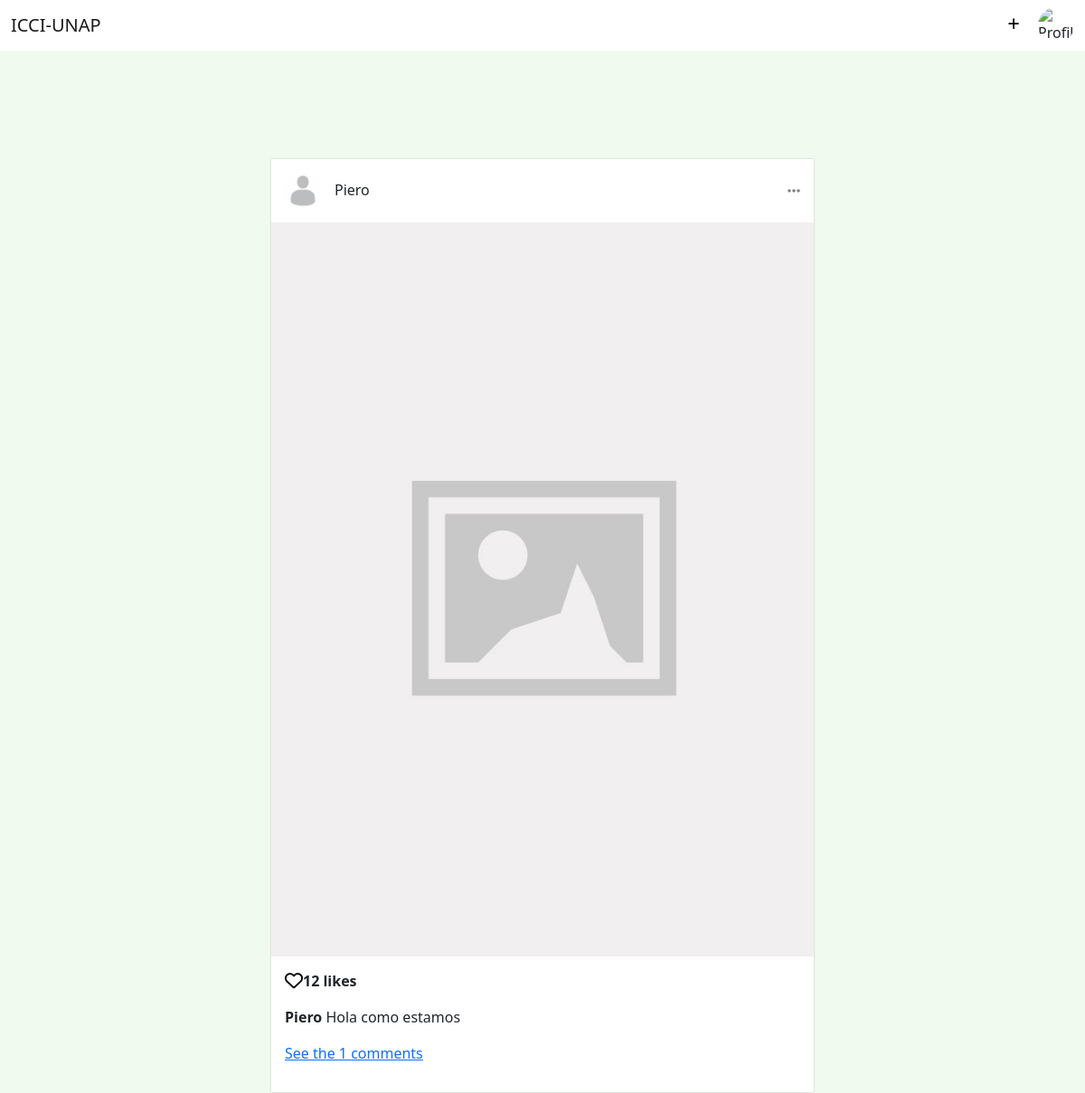
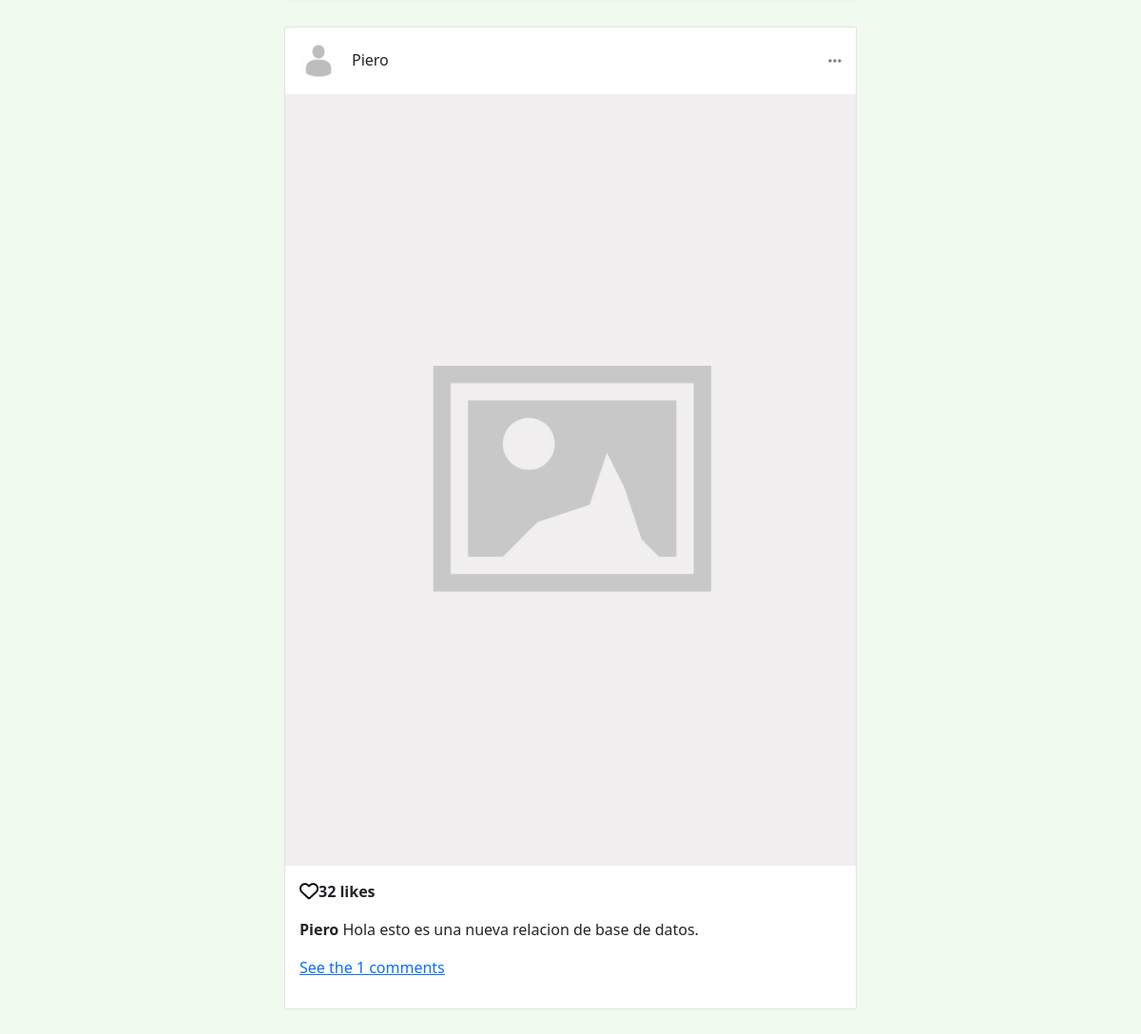
The app's page /posts/, older data (2 pictures, top to bottom).
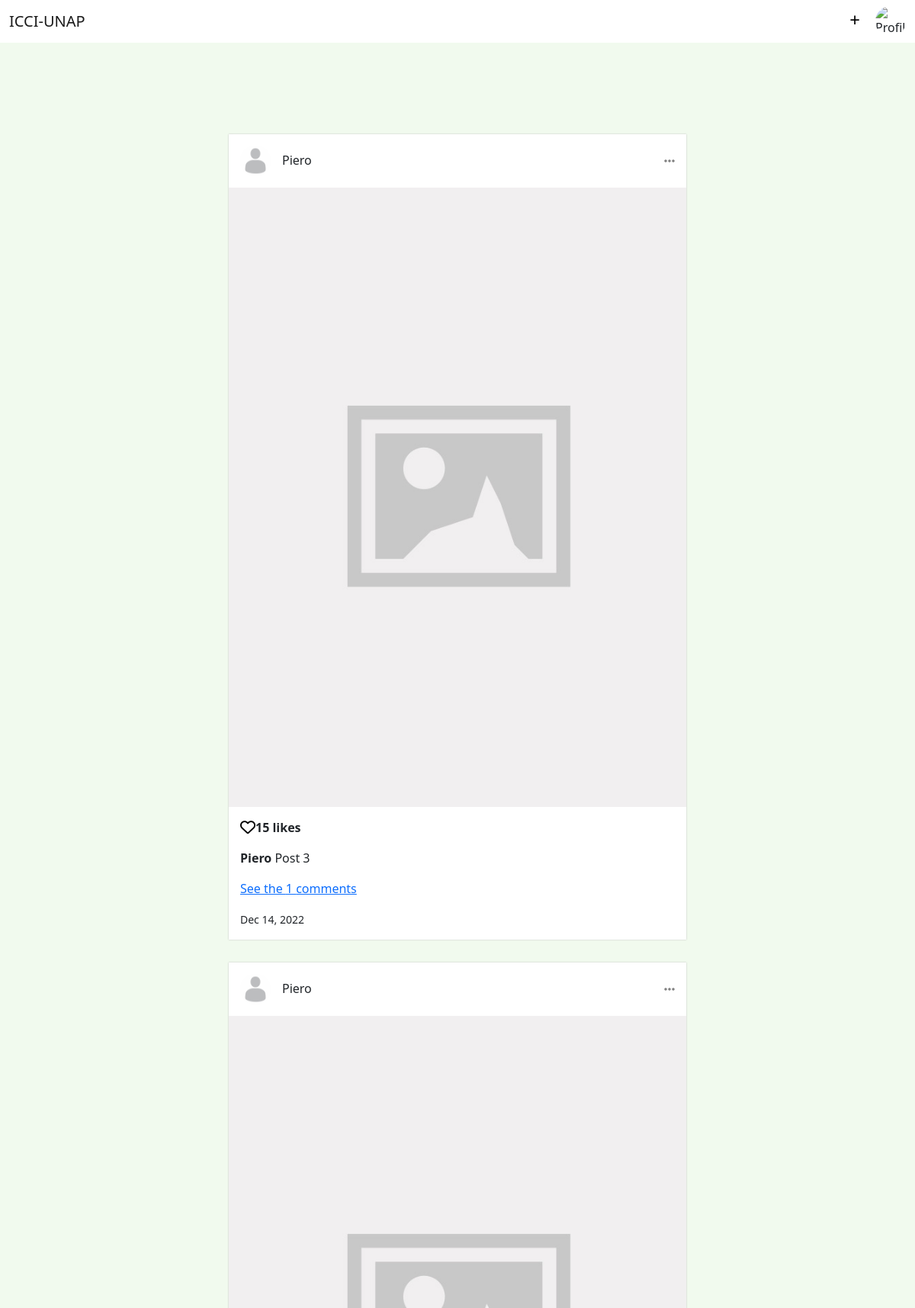
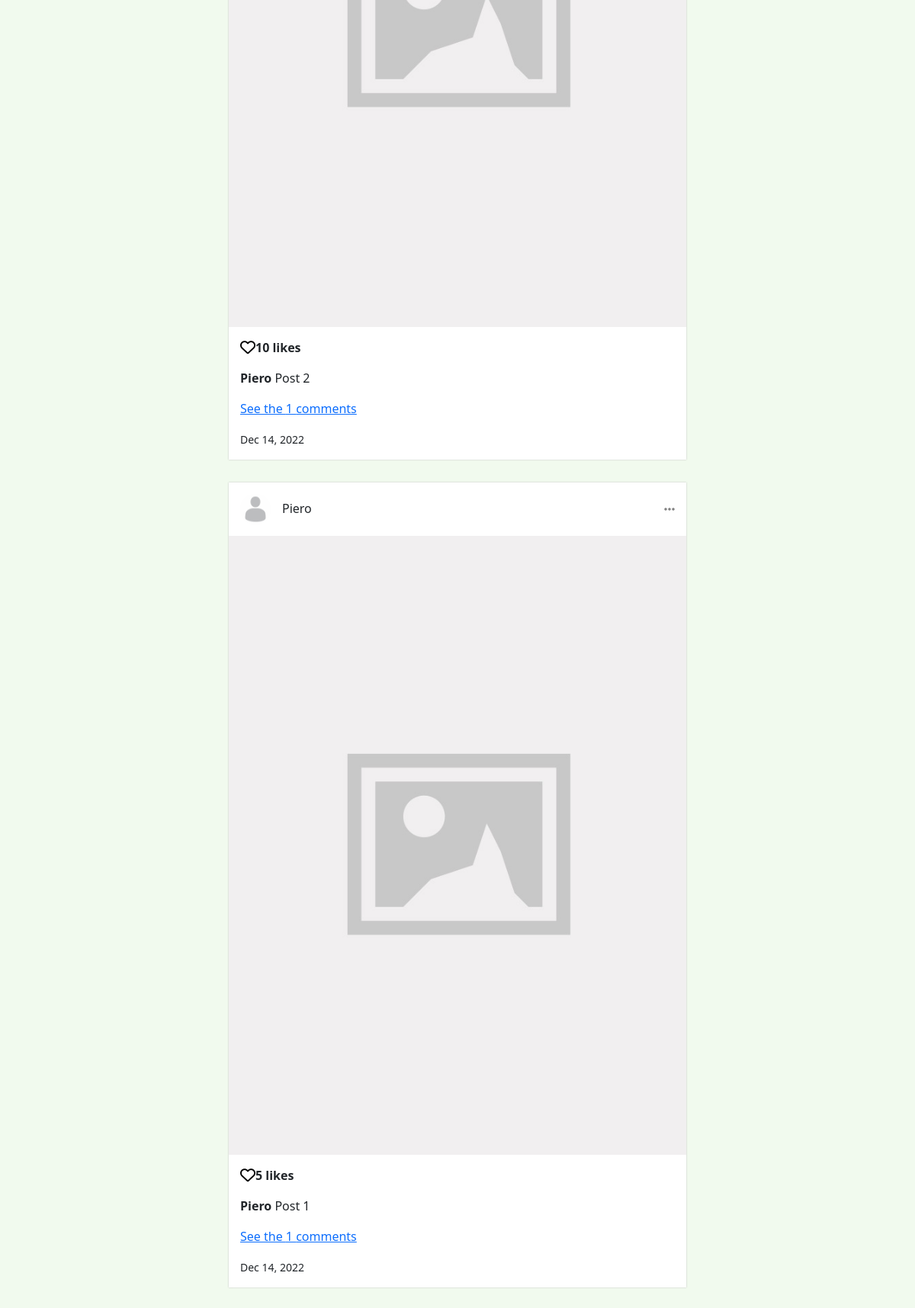
The same page, newer data (2 pictures, top to bottom).
### posts/models.py (models this page shows, shortened)
class Post(models.Model):
    user = models.ForeignKey(
        User, on_delete=models.CASCADE, related_name='posts', null=True)
    likes = models.PositiveIntegerField(default=0, blank=True)
    created_at = models.DateTimeField(auto_now_add=True)
    quote = models.TextField(null=True, blank=True)

### posts/views.py (the view)
# urls.py: path('', views.posts, name="posts"),
def posts(request):
    posts = Post.objects.all().order_by('-created_at')
    return render(request, 'posts/posts.html', {"posts": posts})

### posts/templates/posts/posts.html (shortened to what this page needs)
{% extends 'base.html' %}
{% load static %}
{% block content %}
{% include 'navbar.html' %}
<div class="post-container">
    {% for post in posts %}
        <div class="post">
            <div class="post-header d-flex justify-content-between">
                <div class="d-flex">
                    <a href="#">
                        <img class="profile-pic" src="{% static 'images/default_pic.jpg' %}">
                    </a>
                    <h6 class="post-user">{{post.user.username}}</h6>
                </div>
                <ul class="navbar-nav justify-content-end">
                    <li class="nav-item dropdown">
                        <a class="nav-link" href="#" id="navbarDropdown" role="button" data-toggle="dropdown" aria-haspopup="true" aria-expanded="false">
                            <i class="fas fa-ellipsis-h" style="color: gray;"></i>
                        </a>
                    </li>
                </ul>
            </div>
            <div class="post-pic-container">
                <img class="post-pic" src="{% static 'images/placeholder-vertical.jpg' %}">
            </div>
            <div class="post-footer">
                <div class="likes d-flex">
                    <a href="#"><i class="far fa-heart fa-lg mr-1 mt-1" style="color: black;"></i></a>
                    <p><strong>{{post.likes}} likes</strong></p>
                </div>
                <p class="quote"><strong>{{post.user.username}}</strong> {{post.quote}}</p>
                <a href="#"><p class="test-muted">See the {{post.comments.all.count}} comments</p></a>
                <small class="test-muted">{{post.created_at|date:"M d, Y"}}</small>
            </div>
        </div>
    {% endfor %}
</div>
{% endblock %}

### templates/base.html (shortened to what this page needs)
<!DOCTYPE html>
{% load static %}
<html lang="en">
<head>
    <link href="https://cdn.jsdelivr.net/npm/bootstrap@5.0.0-beta3/dist/css/bootstrap.min.css" rel="stylesheet">
    <link rel="stylesheet" href="{% static 'css/main.css' %}">
</head>
<body>
    {% block content %}
    {% endblock %}
</body>
</html>

### templates/navbar.html (shortened to what this page needs)
<nav class="navbar navbar-expand-lg navbar-light bg-white">
    <div class="container-fluid">
      <a class="navbar-brand" href="#">ICCI-UNAP</a>
      <div class="collapse navbar-collapse" id="navbarNav">
        <ul class="navbar-nav w-100 justify-content-end">
          <li class="nav-item">
            <a class="plus-link" aria-current="page" href="#">+</a>
          </li>
          <li class="nav-item">
           <img class="profile-pic" src="" alt="Profile Pic">
          </li>
        </ul>
      </div>
    </div>
  </nav>

### static/css/main.css (style rules this page uses)
body { background-color: #f1faee; }
.profile-pic { max-width: 40px; max-height: 40px; border-radius: 50%; }
.plus-link { font-size: 1.5rem; margin-right: 20px; color: black; text-decoration: none; }
.post-container { margin-top: 120px; width: 50%; margin-left: auto; margin-right: auto; margin-bottom: 50px; }
.post { background-color: white; margin-bottom: 30px; -webkit-box-shadow: 0px 0px 2px 0px #c1c1c1; box-shadow: 0px 0px 2px 0px #c1c1c1; }
.post-header { padding: 15px; }
.post-user { margin-left: 15px; margin-top: 10px; }
.post-pic { min-width: 100%; height: auto; max-width: 100%; }
.post-footer { background-color: white; padding: 15px; }

Row changes from the older to the newer data that the page shows:
removed Post: user.username "Piero", likes "12", quote "Hola como estamos", comments.all.count "1"
removed Post: user.username "Piero", likes "32", quote "Hola esto es una nueva relacion de base de datos.", comments.all.count "1"
added Post: user.username "Piero", likes "15", quote "Post 3", comments.all.count "1", created_at "Dec 14, 2022"
added Post: user.username "Piero", likes "10", quote "Post 2", comments.all.count "1", created_at "Dec 14, 2022"
added Post: user.username "Piero", likes "5", quote "Post 1", comments.all.count "1", created_at "Dec 14, 2022"
